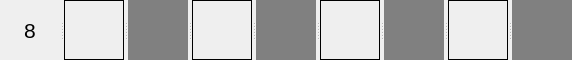
     <widget class="QSplitter" name="splitter">
      <property name="orientation">
       <enum>Qt::Horizontal</enum>
      </property>
      <widget class="QLabel" name="label_80">
       <property name="minimumSize">
        <size>
         <width>60</width>
         <height>60</height>
        </size>
       </property>
       <property name="maximumSize">
        <size>
         <width>60</width>
         <height>60</height>
        </size>
       </property>
       <property name="baseSize">
        <size>
         <width>60</width>
         <height>60</height>
        </size>
       </property>
       <property name="font">
        <font>
         <family>Arial</family>
         <pointsize>16</pointsize>
        </font>
       </property>
       <property name="layoutDirection">
        <enum>Qt::LeftToRight</enum>
       </property>
       <property name="text">
        <string>8</string>
       </property>
       <property name="alignment">
        <set>Qt::AlignCenter</set>
       </property>
      </widget>
      <widget class="QLabel" name="cell70">
       <property name="minimumSize">
        <size>
         <width>60</width>
         <height>60</height>
        </size>
       </property>
       <property name="maximumSize">
        <size>
         <width>60</width>
         <height>60</height>
        </size>
       </property>
       <property name="baseSize">
        <size>
         <width>60</width>
         <height>60</height>
        </size>
       </property>
       <property name="layoutDirection">
        <enum>Qt::LeftToRight</enum>
       </property>
       <property name="autoFillBackground">
        <bool>false</bool>
       </property>
       <property name="styleSheet">
        <string notr="true">border: 1px solid black</string>
       </property>
       <property name="text">
        <string/>
       </property>
      </widget>
      <widget class="QLabel" name="cell71">
       <property name="minimumSize">
        <size>
         <width>60</width>
         <height>60</height>
        </size>
       </property>
       <property name="maximumSize">
        <size>
         <width>60</width>
         <height>60</height>
        </size>
       </property>
       <property name="baseSize">
        <size>
         <width>60</width>
         <height>60</height>
        </size>
       </property>
       <property name="layoutDirection">
        <enum>Qt::LeftToRight</enum>
       </property>
       <property name="autoFillBackground">
        <bool>false</bool>
       </property>
       <property name="styleSheet">
        <string notr="true">background-color : grey</string>
       </property>
       <property name="text">
        <string/>
       </property>
      </widget>
      <widget class="QLabel" name="cell72">
       <property name="minimumSize">
        <size>
         <width>60</width>
         <height>60</height>
        </size>
       </property>
       <property name="maximumSize">
        <size>
         <width>60</width>
         <height>60</height>
        </size>
       </property>
       <property name="baseSize">
        <size>
         <width>60</width>
         <height>60</height>
        </size>
       </property>
       <property name="layoutDirection">
        <enum>Qt::LeftToRight</enum>
       </property>
       <property name="autoFillBackground">
        <bool>false</bool>
       </property>
       <property name="styleSheet">
        <string notr="true">border: 1px solid black</string>
       </property>
       <property name="text">
        <string/>
       </property>
      </widget>
      <widget class="QLabel" name="cell73">
       <property name="minimumSize">
        <size>
         <width>60</width>
         <height>60</height>
        </size>
       </property>
       <property name="maximumSize">
        <size>
         <width>60</width>
         <height>60</height>
        </size>
       </property>
       <property name="baseSize">
        <size>
         <width>60</width>
         <height>60</height>
        </size>
       </property>
       <property name="layoutDirection">
        <enum>Qt::LeftToRight</enum>
       </property>
       <property name="autoFillBackground">
        <bool>false</bool>
       </property>
       <property name="styleSheet">
        <string notr="true">background-color : grey</string>
       </property>
       <property name="text">
        <string/>
       </property>
      </widget>
      <widget class="QLabel" name="cell74">
       <property name="minimumSize">
        <size>
         <width>60</width>
         <height>60</height>
        </size>
       </property>
       <property name="maximumSize">
        <size>
         <width>60</width>
         <height>60</height>
        </size>
       </property>
       <property name="baseSize">
        <size>
         <width>60</width>
         <height>60</height>
        </size>
       </property>
       <property name="layoutDirection">
        <enum>Qt::LeftToRight</enum>
       </property>
       <property name="autoFillBackground">
        <bool>false</bool>
       </property>
       <property name="styleSheet">
        <string notr="true">border: 1px solid black</string>
       </property>
       <property name="text">
        <string/>
       </property>
      </widget>
      <widget class="QLabel" name="cell75">
       <property name="minimumSize">
        <size>
         <width>60</width>
         <height>60</height>
        </size>
       </property>
       <property name="maximumSize">
        <size>
         <width>60</width>
         <height>60</height>
        </size>
       </property>
       <property name="baseSize">
        <size>
         <width>60</width>
         <height>60</height>
        </size>
       </property>
       <property name="layoutDirection">
        <enum>Qt::LeftToRight</enum>
       </property>
       <property name="autoFillBackground">
        <bool>false</bool>
       </property>
       <property name="styleSheet">
        <string notr="true">background-color : grey</string>
       </property>
       <property name="text">
        <string/>
       </property>
      </widget>
      <widget class="QLabel" name="cell76">
       <property name="minimumSize">
        <size>
         <width>60</width>
         <height>60</height>
        </size>
       </property>
       <property name="maximumSize">
        <size>
         <width>60</width>
         <height>60</height>
        </size>
       </property>
       <property name="baseSize">
        <size>
         <width>60</width>
         <height>60</height>
        </size>
       </property>
       <property name="layoutDirection">
        <enum>Qt::LeftToRight</enum>
       </property>
       <property name="autoFillBackground">
        <bool>false</bool>
       </property>
       <property name="styleSheet">
        <string notr="true">border: 1px solid black</string>
       </property>
       <property name="text">
        <string/>
       </property>
      </widget>
      <widget class="QLabel" name="cell77">
       <property name="minimumSize">
        <size>
         <width>60</width>
         <height>60</height>
        </size>
       </property>
       <property name="maximumSize">
        <size>
         <width>60</width>
         <height>60</height>
        </size>
       </property>
       <property name="baseSize">
        <size>
         <width>60</width>
         <height>60</height>
        </size>
       </property>
       <property name="layoutDirection">
        <enum>Qt::LeftToRight</enum>
       </property>
       <property name="autoFillBackground">
        <bool>false</bool>
       </property>
       <property name="styleSheet">
        <string notr="true">background-color : grey</string>
       </property>
       <property name="text">
        <string/>
       </property>
      </widget>
     </widget>
